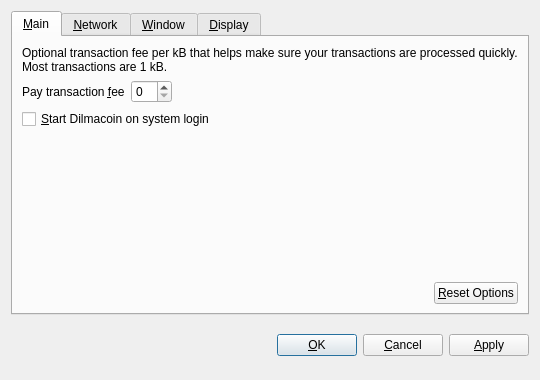
<?xml version="1.0" encoding="UTF-8"?>
<ui version="4.0">
 <class>OptionsDialog</class>
 <widget class="QDialog" name="OptionsDialog">
  <property name="geometry">
   <rect>
    <x>0</x>
    <y>0</y>
    <width>540</width>
    <height>380</height>
   </rect>
  </property>
  <property name="windowTitle">
   <string>Options</string>
  </property>
  <property name="modal">
   <bool>true</bool>
  </property>
  <layout class="QVBoxLayout" name="verticalLayout">
   <item>
    <widget class="QTabWidget" name="tabWidget">
     <property name="tabPosition">
      <enum>QTabWidget::North</enum>
     </property>
     <property name="currentIndex">
      <number>0</number>
     </property>
     <widget class="QWidget" name="tabMain">
      <attribute name="title">
       <string>&amp;Main</string>
      </attribute>
      <layout class="QVBoxLayout" name="verticalLayout_Main">
       <item>
        <widget class="QLabel" name="transactionFeeInfoLabel">
         <property name="text">
          <string>Optional transaction fee per kB that helps make sure your transactions are processed quickly. Most transactions are 1 kB.</string>
         </property>
         <property name="textFormat">
          <enum>Qt::PlainText</enum>
         </property>
         <property name="wordWrap">
          <bool>true</bool>
         </property>
        </widget>
       </item>
       <item>
        <layout class="QHBoxLayout" name="horizontalLayout_1_Main">
         <item>
          <widget class="QLabel" name="transactionFeeLabel">
           <property name="text">
            <string>Pay transaction &amp;fee</string>
           </property>
           <property name="textFormat">
            <enum>Qt::PlainText</enum>
           </property>
           <property name="buddy">
            <cstring>transactionFee</cstring>
           </property>
          </widget>
         </item>
         <item>
          <widget class="BitcoinAmountField" name="transactionFee"/>
         </item>
         <item>
          <spacer name="horizontalSpacer_1_Main">
           <property name="orientation">
            <enum>Qt::Horizontal</enum>
           </property>
           <property name="sizeHint" stdset="0">
            <size>
             <width>40</width>
             <height>20</height>
            </size>
           </property>
          </spacer>
         </item>
        </layout>
       </item>
       <item>
        <widget class="QCheckBox" name="bitcoinAtStartup">
         <property name="toolTip">
          <string>Automatically start Dilmacoin after logging in to the system.</string>
         </property>
         <property name="text">
          <string>&amp;Start Dilmacoin on system login</string>
         </property>
        </widget>
       </item>
       <item>
        <spacer name="verticalSpacer_Main">
         <property name="orientation">
          <enum>Qt::Vertical</enum>
         </property>
         <property name="sizeHint" stdset="0">
          <size>
           <width>20</width>
           <height>40</height>
          </size>
         </property>
        </spacer>
       </item>
       <item>
        <layout class="QHBoxLayout" name="horizontalLayout_2_Main">
         <item>
          <spacer name="horizontalSpacer_2_Main">
           <property name="orientation">
            <enum>Qt::Horizontal</enum>
           </property>
           <property name="sizeHint" stdset="0">
            <size>
             <width>40</width>
             <height>20</height>
            </size>
           </property>
          </spacer>
         </item>
         <item>
          <widget class="QPushButton" name="resetButton">
           <property name="toolTip">
            <string>Reset all client options to default.</string>
           </property>
           <property name="text">
            <string>&amp;Reset Options</string>
           </property>
           <property name="autoDefault">
            <bool>false</bool>
           </property>
          </widget>
         </item>
        </layout>
       </item>
      </layout>
     </widget>
     <widget class="QWidget" name="tabNetwork">
      <attribute name="title">
       <string>&amp;Network</string>
      </attribute>
      <layout class="QVBoxLayout" name="verticalLayout_Network">
       <item>
        <widget class="QCheckBox" name="mapPortUpnp">
         <property name="toolTip">
          <string>Automatically open the Dilmacoin client port on the router. This only works when your router supports UPnP and it is enabled.</string>
         </property>
         <property name="text">
          <string>Map port using &amp;UPnP</string>
         </property>
        </widget>
       </item>
       <item>
        <widget class="QCheckBox" name="connectSocks">
         <property name="toolTip">
          <string>Connect to the Dilmacoin network through a SOCKS proxy (e.g. when connecting through Tor).</string>
         </property>
         <property name="text">
          <string>&amp;Connect through SOCKS proxy:</string>
         </property>
        </widget>
       </item>
       <item>
        <layout class="QHBoxLayout" name="horizontalLayout_Network">
         <item>
          <widget class="QLabel" name="proxyIpLabel">
           <property name="text">
            <string>Proxy &amp;IP:</string>
           </property>
           <property name="textFormat">
            <enum>Qt::PlainText</enum>
           </property>
           <property name="buddy">
            <cstring>proxyIp</cstring>
           </property>
          </widget>
         </item>
         <item>
          <widget class="QValidatedLineEdit" name="proxyIp">
           <property name="maximumSize">
            <size>
             <width>140</width>
             <height>16777215</height>
            </size>
           </property>
           <property name="toolTip">
            <string>IP address of the proxy (e.g. 127.0.0.1)</string>
           </property>
          </widget>
         </item>
         <item>
          <widget class="QLabel" name="proxyPortLabel">
           <property name="text">
            <string>&amp;Port:</string>
           </property>
           <property name="textFormat">
            <enum>Qt::PlainText</enum>
           </property>
           <property name="buddy">
            <cstring>proxyPort</cstring>
           </property>
          </widget>
         </item>
         <item>
          <widget class="QLineEdit" name="proxyPort">
           <property name="maximumSize">
            <size>
             <width>55</width>
             <height>16777215</height>
            </size>
           </property>
           <property name="toolTip">
            <string>Port of the proxy (e.g. 9050)</string>
           </property>
          </widget>
         </item>
         <item>
          <widget class="QLabel" name="socksVersionLabel">
           <property name="text">
            <string>SOCKS &amp;Version:</string>
           </property>
           <property name="textFormat">
            <enum>Qt::PlainText</enum>
           </property>
           <property name="buddy">
            <cstring>socksVersion</cstring>
           </property>
          </widget>
         </item>
         <item>
          <widget class="QValueComboBox" name="socksVersion">
           <property name="toolTip">
            <string>SOCKS version of the proxy (e.g. 5)</string>
           </property>
          </widget>
         </item>
         <item>
          <spacer name="horizontalSpacer_Network">
           <property name="orientation">
            <enum>Qt::Horizontal</enum>
           </property>
           <property name="sizeHint" stdset="0">
            <size>
             <width>40</width>
             <height>20</height>
            </size>
           </property>
          </spacer>
         </item>
        </layout>
       </item>
       <item>
        <spacer name="verticalSpacer_Network">
         <property name="orientation">
          <enum>Qt::Vertical</enum>
         </property>
         <property name="sizeHint" stdset="0">
          <size>
           <width>20</width>
           <height>40</height>
          </size>
         </property>
        </spacer>
       </item>
      </layout>
     </widget>
     <widget class="QWidget" name="tabWindow">
      <attribute name="title">
       <string>&amp;Window</string>
      </attribute>
      <layout class="QVBoxLayout" name="verticalLayout_Window">
       <item>
        <widget class="QCheckBox" name="minimizeToTray">
         <property name="toolTip">
          <string>Show only a tray icon after minimizing the window.</string>
         </property>
         <property name="text">
          <string>&amp;Minimize to the tray instead of the taskbar</string>
         </property>
        </widget>
       </item>
       <item>
        <widget class="QCheckBox" name="minimizeOnClose">
         <property name="toolTip">
          <string>Minimize instead of exit the application when the window is closed. When this option is enabled, the application will be closed only after selecting Quit in the menu.</string>
         </property>
         <property name="text">
          <string>M&amp;inimize on close</string>
         </property>
        </widget>
       </item>
       <item>
        <spacer name="verticalSpacer_Window">
         <property name="orientation">
          <enum>Qt::Vertical</enum>
         </property>
         <property name="sizeHint" stdset="0">
          <size>
           <width>20</width>
           <height>40</height>
          </size>
         </property>
        </spacer>
       </item>
      </layout>
     </widget>
     <widget class="QWidget" name="tabDisplay">
      <attribute name="title">
       <string>&amp;Display</string>
      </attribute>
      <layout class="QVBoxLayout" name="verticalLayout_Display">
       <item>
        <layout class="QHBoxLayout" name="horizontalLayout_1_Display">
         <item>
          <widget class="QLabel" name="langLabel">
           <property name="text">
            <string>User Interface &amp;language:</string>
           </property>
           <property name="textFormat">
            <enum>Qt::PlainText</enum>
           </property>
           <property name="buddy">
            <cstring>lang</cstring>
           </property>
          </widget>
         </item>
         <item>
          <widget class="QValueComboBox" name="lang">
           <property name="toolTip">
            <string>The user interface language can be set here. This setting will take effect after restarting Dilmacoin.</string>
           </property>
          </widget>
         </item>
        </layout>
       </item>
       <item>
        <layout class="QHBoxLayout" name="horizontalLayout_2_Display">
         <item>
          <widget class="QLabel" name="unitLabel">
           <property name="text">
            <string>&amp;Unit to show amounts in:</string>
           </property>
           <property name="textFormat">
            <enum>Qt::PlainText</enum>
           </property>
           <property name="buddy">
            <cstring>unit</cstring>
           </property>
          </widget>
         </item>
         <item>
          <widget class="QValueComboBox" name="unit">
           <property name="toolTip">
            <string>Choose the default subdivision unit to show in the interface and when sending coins.</string>
           </property>
          </widget>
         </item>
        </layout>
       </item>
       <item>
        <widget class="QCheckBox" name="displayAddresses">
         <property name="toolTip">
          <string>Whether to show Dilmacoin addresses in the transaction list or not.</string>
         </property>
         <property name="text">
          <string>&amp;Display addresses in transaction list</string>
         </property>
        </widget>
       </item>
       <item>
        <widget class="QCheckBox" name="coinControlFeatures">
         <property name="toolTip">
          <string>Whether to show coin control features or not.</string>
         </property>
         <property name="text">
          <string>Display coin &amp;control features (experts only!)</string>
         </property>
        </widget>
       </item>
       <item>
        <spacer name="verticalSpacer_Display">
         <property name="orientation">
          <enum>Qt::Vertical</enum>
         </property>
         <property name="sizeHint" stdset="0">
          <size>
           <width>20</width>
           <height>40</height>
          </size>
         </property>
        </spacer>
       </item>
      </layout>
     </widget>
    </widget>
   </item>
   <item>
    <layout class="QHBoxLayout" name="horizontalLayout_Buttons">
     <item>
      <spacer name="horizontalSpacer_1">
       <property name="orientation">
        <enum>Qt::Horizontal</enum>
       </property>
       <property name="sizeHint" stdset="0">
        <size>
         <width>40</width>
         <height>48</height>
        </size>
       </property>
      </spacer>
     </item>
     <item>
      <widget class="QLabel" name="statusLabel">
       <property name="font">
        <font>
         <weight>75</weight>
         <bold>true</bold>
        </font>
       </property>
       <property name="text">
        <string/>
       </property>
       <property name="textFormat">
        <enum>Qt::PlainText</enum>
       </property>
       <property name="wordWrap">
        <bool>true</bool>
       </property>
      </widget>
     </item>
     <item>
      <spacer name="horizontalSpacer_2">
       <property name="orientation">
        <enum>Qt::Horizontal</enum>
       </property>
       <property name="sizeHint" stdset="0">
        <size>
         <width>40</width>
         <height>48</height>
        </size>
       </property>
      </spacer>
     </item>
     <item>
      <widget class="QPushButton" name="okButton">
       <property name="text">
        <string>&amp;OK</string>
       </property>
      </widget>
     </item>
     <item>
      <widget class="QPushButton" name="cancelButton">
       <property name="text">
        <string>&amp;Cancel</string>
       </property>
       <property name="autoDefault">
        <bool>false</bool>
       </property>
      </widget>
     </item>
     <item>
      <widget class="QPushButton" name="applyButton">
       <property name="text">
        <string>&amp;Apply</string>
       </property>
       <property name="autoDefault">
        <bool>false</bool>
       </property>
      </widget>
     </item>
    </layout>
   </item>
  </layout>
 </widget>
 <customwidgets>
  <customwidget>
   <class>BitcoinAmountField</class>
   <extends>QSpinBox</extends>
   <header>bitcoinamountfield.h</header>
  </customwidget>
  <customwidget>
   <class>QValueComboBox</class>
   <extends>QComboBox</extends>
   <header>qvaluecombobox.h</header>
  </customwidget>
  <customwidget>
   <class>QValidatedLineEdit</class>
   <extends>QLineEdit</extends>
   <header>qvalidatedlineedit.h</header>
  </customwidget>
 </customwidgets>
 <resources/>
 <connections/>
</ui>
